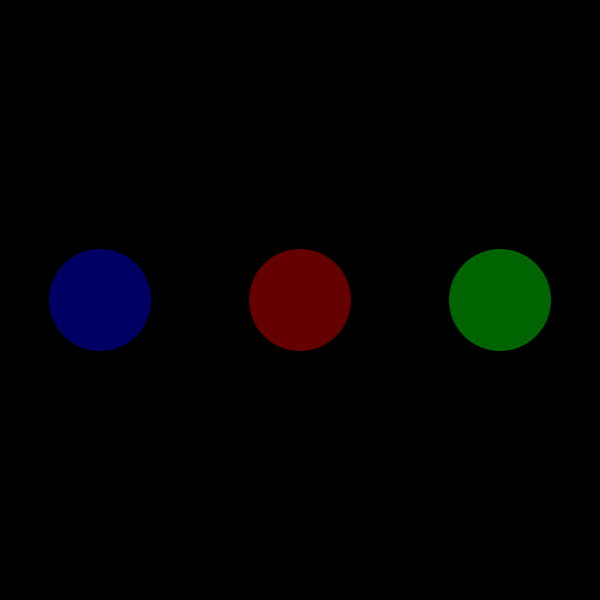
Frame 1 (no input)
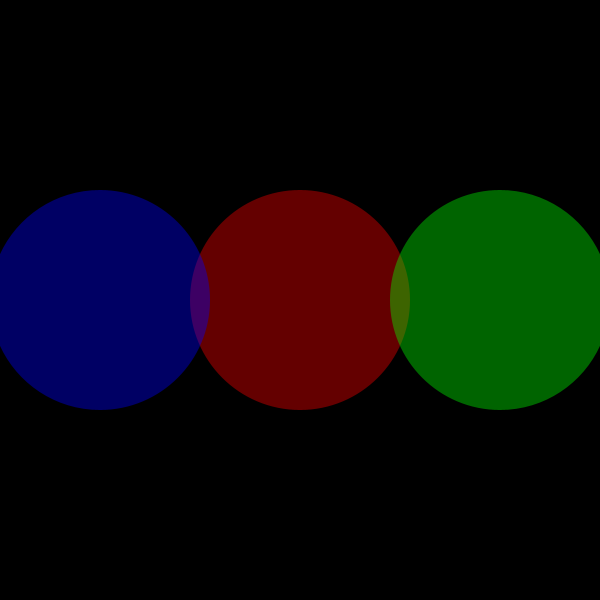
Frame 60 (the mouse pressed at the canvas centre just before this capture)
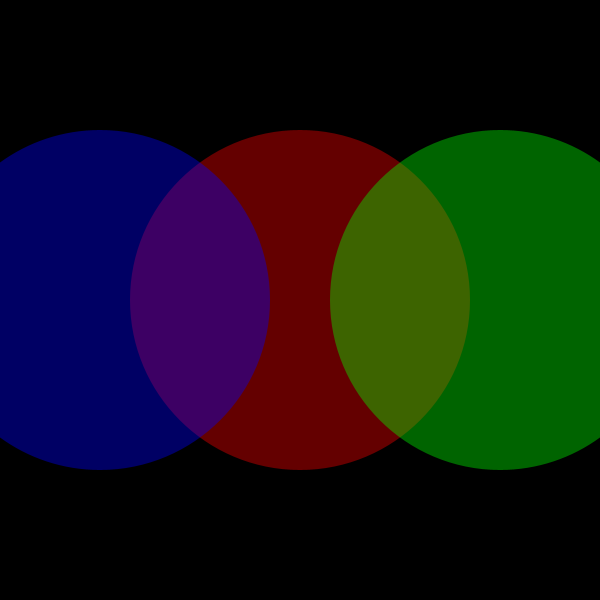
Frame 120 (the mouse held since frame 60 and released just before this capture)

The Processing sketch that drew these frames (run headless with seeded random() and noise(); from frame 60 on, the mouse is pressed at the canvas centre):

// Processing sketch: processing_90906
// ── processing_90906.pde

int circleX = 100; 
int circleY = 100;
int that_shit_cray= 2; 
void setup() {
  size(600, 600);
}
 
void draw() {
  background(0);
  noStroke();
  circleX= circleX+that_shit_cray;
  circleY= circleY+that_shit_cray;
  fill(255,0,0,100);
  ellipse(300,300,circleX,circleY);
  fill(0,255,0,100);
  ellipse(500,300,circleX,circleY);
  fill(0,0,255,100);
  ellipse(100,300,circleX,circleY);
  
  if (circleX>width) { 
    that_shit_cray= -2;
  }
  if (circleX < 0) {
   
    that_shit_cray = 2;
  }
  
}
